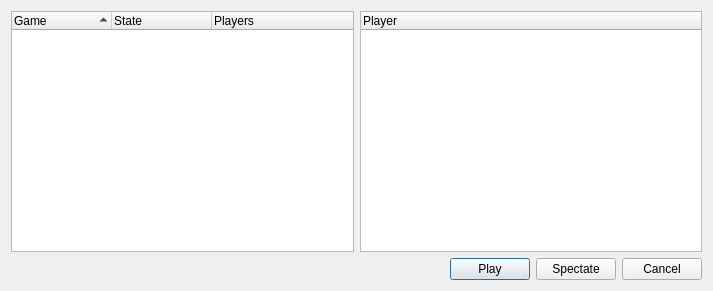
<ui version="4.0" >
 <class>JoinGameDialog</class>
 <widget class="QDialog" name="JoinGameDialog" >
  <property name="geometry" >
   <rect>
    <x>0</x>
    <y>0</y>
    <width>713</width>
    <height>291</height>
   </rect>
  </property>
  <property name="windowTitle" >
   <string>Join Game</string>
  </property>
  <layout class="QVBoxLayout" name="verticalLayout" >
   <item>
    <layout class="QHBoxLayout" name="horizontalLayout_2" >
     <item>
      <widget class="QTreeWidget" name="mp_gameListView" >
       <property name="indentation" >
        <number>15</number>
       </property>
       <property name="rootIsDecorated" >
        <bool>false</bool>
       </property>
       <property name="itemsExpandable" >
        <bool>false</bool>
       </property>
       <property name="sortingEnabled" >
        <bool>true</bool>
       </property>
       <property name="animated" >
        <bool>true</bool>
       </property>
       <property name="allColumnsShowFocus" >
        <bool>false</bool>
       </property>
       <property name="headerHidden" >
        <bool>false</bool>
       </property>
       <property name="expandsOnDoubleClick" >
        <bool>true</bool>
       </property>
       <column>
        <property name="text" >
         <string>Game</string>
        </property>
       </column>
       <column>
        <property name="text" >
         <string>State</string>
        </property>
       </column>
       <column>
        <property name="text" >
         <string>Players</string>
        </property>
       </column>
      </widget>
     </item>
     <item>
      <widget class="QTreeWidget" name="mp_playerListView" >
       <property name="indentation" >
        <number>15</number>
       </property>
       <property name="rootIsDecorated" >
        <bool>false</bool>
       </property>
       <property name="itemsExpandable" >
        <bool>false</bool>
       </property>
       <property name="sortingEnabled" >
        <bool>false</bool>
       </property>
       <property name="animated" >
        <bool>true</bool>
       </property>
       <property name="allColumnsShowFocus" >
        <bool>false</bool>
       </property>
       <property name="headerHidden" >
        <bool>false</bool>
       </property>
       <property name="expandsOnDoubleClick" >
        <bool>true</bool>
       </property>
       <column>
        <property name="text" >
         <string>Player</string>
        </property>
       </column>
      </widget>
     </item>
    </layout>
   </item>
   <item>
    <layout class="QHBoxLayout" name="horizontalLayout" >
     <item>
      <spacer name="horizontalSpacer" >
       <property name="orientation" >
        <enum>Qt::Horizontal</enum>
       </property>
       <property name="sizeHint" stdset="0" >
        <size>
         <width>40</width>
         <height>20</height>
        </size>
       </property>
      </spacer>
     </item>
     <item>
      <widget class="QPushButton" name="mp_playButton" >
       <property name="text" >
        <string>Play</string>
       </property>
      </widget>
     </item>
     <item>
      <widget class="QPushButton" name="mp_spectateButton" >
       <property name="text" >
        <string>Spectate</string>
       </property>
      </widget>
     </item>
     <item>
      <widget class="QPushButton" name="mp_cancelButton" >
       <property name="text" >
        <string>Cancel</string>
       </property>
      </widget>
     </item>
    </layout>
   </item>
  </layout>
 </widget>
 <resources/>
 <connections>
  <connection>
   <sender>mp_cancelButton</sender>
   <signal>clicked()</signal>
   <receiver>JoinGameDialog</receiver>
   <slot>close()</slot>
   <hints>
    <hint type="sourcelabel" >
     <x>666</x>
     <y>271</y>
    </hint>
    <hint type="destinationlabel" >
     <x>356</x>
     <y>145</y>
    </hint>
   </hints>
  </connection>
 </connections>
</ui>
